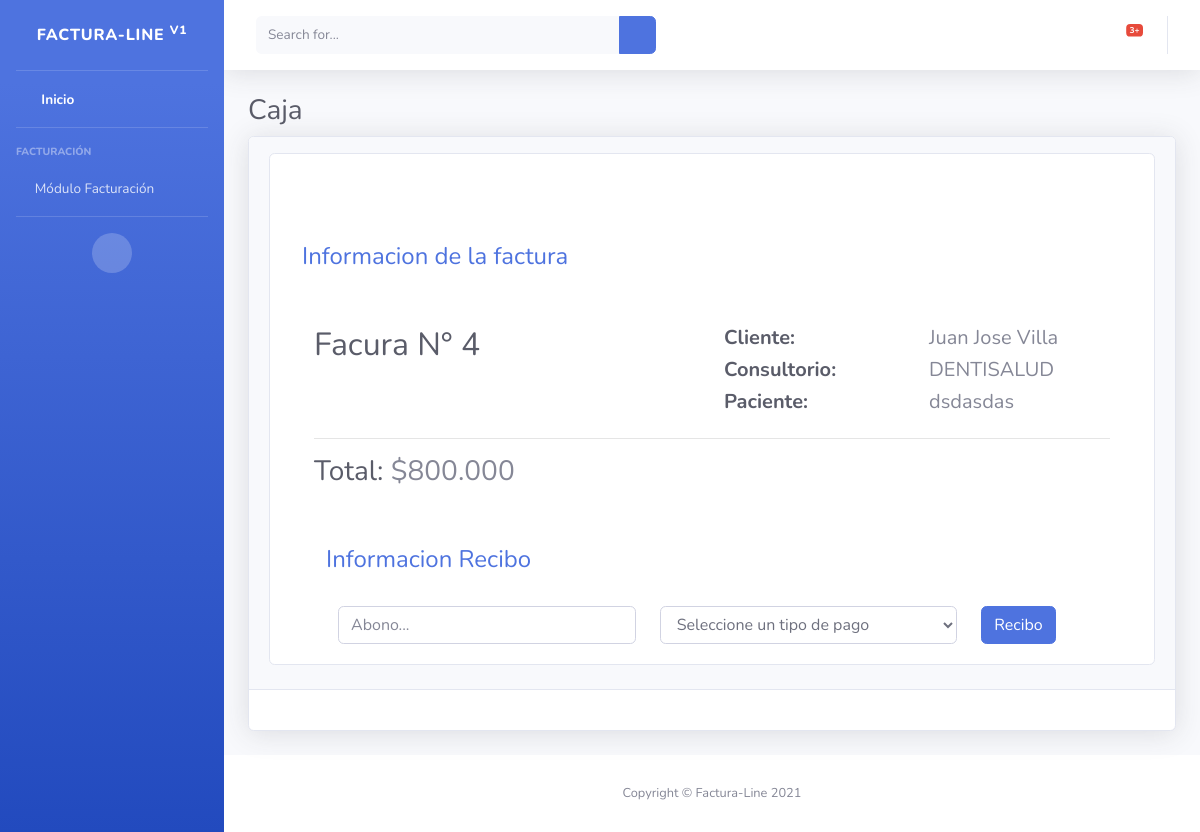
Page /financial-box/4 on the committed database.
### apps/factura/models/factura.py (models this page shows, shortened)
class FactureLine(FacturaModel):
    quota = models.IntegerField(help_text='Cuotas en meses')
    client = models.ForeignKey(
        Client,
        related_name='facture_client',
        on_delete=models.DO_NOTHING
    )
    n_invoice        = models.CharField(null=True, blank=True, max_length=255, unique=True)
    payment          = models.IntegerField(null=True, blank=True)
    balance          = models.IntegerField(null=True, blank=True)
    value_quote      = models.IntegerField(null=True, blank=True)
    total_payment    = models.IntegerField(null=True, blank=True)
    interest         = models.IntegerField(null=True, blank=True)
    discount         = models.IntegerField(null=True, blank=True)
    doc_patient      = models.CharField(max_length=12, null=True, blank=True)
    fullname_patient = models.CharField(max_length=150, null=True, blank=True)
    class Meta:
        db_table = 'facture_line'
        verbose_name = 'Factura'
        verbose_name_plural = 'Facturas'

### apps/factura/models/client.py (models this page shows, shortened)
class Client(FacturaModel):
    TYPE_DOC = (
        ("CC", "Cédula de Ciudadanía"),
        ("TI", "Tarjeta de Identidad"),
        ("CE", "Cédula De Extranjería"),
        ("PS", "Pasaporte")
    )
    type_document   = models.CharField(max_length=20,
                                    choices=TYPE_DOC)
    num_doc         = models.CharField(max_length=20)
    first_name      = models.CharField(max_length=150)
    last_name       = models.CharField(max_length=150)
    email           = models.EmailField(max_length=150)
    direction       = models.CharField(max_length=150)
    phone           = models.CharField(max_length=150, null=True)
    name_consultory = models.CharField(max_length=150, null=True)
    class Meta:
        db_table            = 'client'
        verbose_name        = 'Cliente'
        verbose_name_plural = 'Clientes'

### apps/factura/views/financial_box.py (the view)
# urls.py: path('financial-box/<int:pk>', FinancialBoxDetailView.as_view(), name='financial_box'),
class FinancialBoxDetailView(View):
    template_name = 'financial_box/financial.html'
    def get(self, request, *args, **kwargs):
        facture = FactureLine.objects.filter(id=kwargs.get('pk')).first()
        products = ProductsFacture.objects.filter(facture__id = facture.id)
        data = {
            'facture': facture,
            'products': products,
            'type_payment': PaymentsFacture.TYPE_PAYMENT
        }
        return render(request, self.template_name, data)

### templates/financial_box/financial.html (shortened to what this page needs)
{% extends 'index.html' %}
{% load static %}
{% load humanize %}
{% block content %}
<h1 class="h3 mb-2 text-gray-800">Caja</h1>
<div class="card shadow mb-4">
    <div class="card-header py-3">
        <h6 class="m-0 font-weight-bold text-primary">
            <div class="card mb-2">
                <div class="card-title p-1 text-center"></div>
                <div class="card-body">
                    <div class="container">
                        <div class="row mt-5"><h4 class="text-center">Informacion de la factura</h4></div>
                        <div class="row mt-5">
                            <div class="col-md-6">
                                <h2 class="text-left text-dark">Facura N° {{ facture.n_invoice }}</h2>
                            </div>
                            <div class="col-md-6">
                                <div class="row">
                                    <div class="col-md-6 text-rigth">
                                        <h5 class="text-dark"><b>Cliente:</b></h5>
                                    </div>
                                    <div class="col-md-6 text-left">
                                        <h5 class="text-secondary">{{ facture.client.first_name }} {{ facture.client.last_name }}</h5>
                                    </div>
                                    <div class="col-md-6 text-rigth">
                                        <h5 class="text-dark"><b>Consultorio:</b></h5>
                                    </div>
                                    <div class="col-md-6 text-left">
                                        <h5 class="text-secondary">{{ facture.client.name_consultory }}</h5>
                                    </div>
                                    <div class="col-md-6 text-rigth">
                                        <h5 class="text-dark"><b>Paciente:</b></h5>
                                    </div>
                                    <div class="col-md-6 text-left">
                                        <h5 class="text-secondary">{{ facture.fullname_patient }}</h5>
                                    </div>
                                </div>
                            </div>
                        </div>
                        <hr>
                        <div class="row">
                            <div class="col-md-12">
                                <h3 class="text-dark">Total: <span class="text-secondary">${{ facture.balance|intcomma }}</span></h3>
                            </div>
                        </div>
                        <div class="container">
                            <div class="row mt-5"><h4 class="text-center">Informacion Recibo</h4></div>
                            <form id="formPayment">
                                <div class="row mt-4">
                                    <div class="col-5">
                                        <input type="number" class="form-control" name="total_payment" placeholder="Abono...">
                                    </div>
                                    <div class="col-5">
                                        <select name="type_payment" id="" class="form-control">
                                            <option value="" selected disabled>Seleccione un tipo de pago</option>
                                        </select>
                                    </div>
                                    <div class="col-2">
                                        <button type="button" class="btn btn-primary" onclick="createPayment()">
                                            Recibo
                                        </button>
                                    </div>
                                </div>
                            </form>
                        </div>
                </div>
            </div>
        </h6>
    </div>
    <div class="card-body">
    </div>
</div>
{% endblock content %}

### rows in the picture
FactureLine: n_invoice "4", client.first_name "Juan Jose", client.last_name "Villa", client.name_consultory "DENTISALUD", fullname_patient "dsdasdas", balance "800.000"
